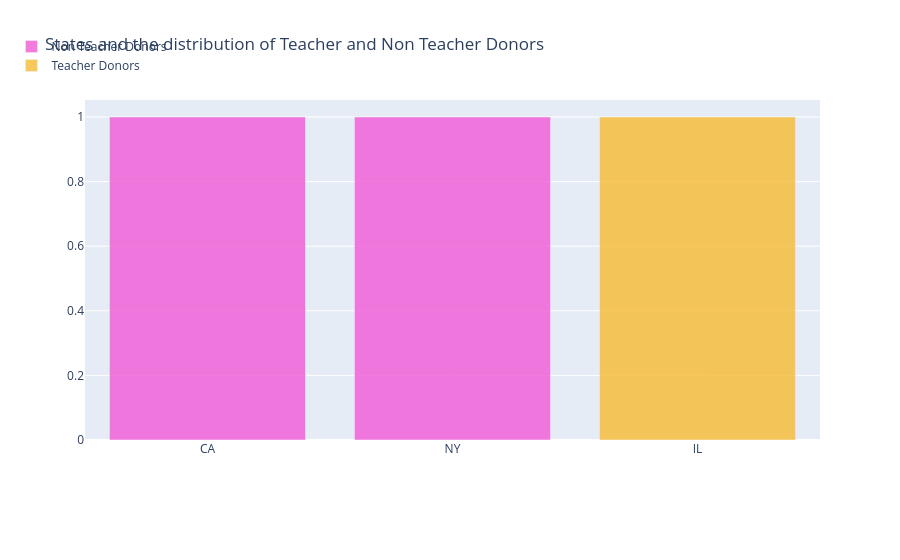

Write notebook code for a chart like this one.
### Markdown cell above
> Aunque el mayor número de donantes proviene del estado de California (ubicado en la costa oeste), la región de la costa este de los EE. UU. presenta una densidad de donantes más alta en comparación con el oeste. Una cantidad significativa de donantes también se encuentra en Hawái y Alaska. 

## <a id="2.6">2.6 Número de donantes profesores y no profesores por estado</a>

### Code cell
# which city and state has maximum teacher donors 
tempdf = donors_df.groupby(['Donor State', 'Donor Is Teacher']).agg({'Donor Is Teacher' : 'count' }).rename(columns={'Donor Is Teacher' : 'Teacher Donor Counts'}).reset_index()

no_df = tempdf[tempdf['Donor Is Teacher']=='No']
no_x = no_df['Donor State']
no_y = no_df['Teacher Donor Counts']
yes_df = tempdf[tempdf['Donor Is Teacher']=='Yes']
yes_x = yes_df['Donor State']
yes_y = yes_df['Teacher Donor Counts']

trace1 = go.Bar(
    x=no_x,
    y=no_y,
    name='Non Teacher Donors',
    marker=dict(color='#f259d6'),
    opacity=0.8
)
trace2 = go.Bar(
    x=yes_x,
    y=yes_y,
    name='Teacher Donors',
    marker=dict(color='#f7bb31'),
    opacity=0.8
)

data = [trace1, trace2]
layout = go.Layout(
    barmode='group',
    legend=dict(dict(x=-.1, y=1.2)),
    margin=dict(b=120),
    title = 'States and the distribution of Teacher and Non Teacher Donors',
)

fig = go.Figure(data=data, layout=layout)
iplot(fig, filename='grouped-bar')

### Figure 1 — Plotly figure (JSON) as saved in the notebook; plotly's stock layout.template omitted (floating-point values rounded to 4 significant figures)
{"data": [{"marker": {"color": "#f259d6"}, "name": "Non Teacher Donors", "opacity": 0.8, "type": "bar", "x": ["CA", "NY"], "y": [1, 1]}, {"marker": {"color": "#f7bb31"}, "name": "Teacher Donors", "opacity": 0.8, "type": "bar", "x": ["IL"], "y": [1]}], "layout": {"barmode": "group", "legend": {"x": -0.1, "y": 1.2}, "margin": {"b": 120}, "title": {"text": "States and the distribution of Teacher and Non Teacher Donors"}}}
